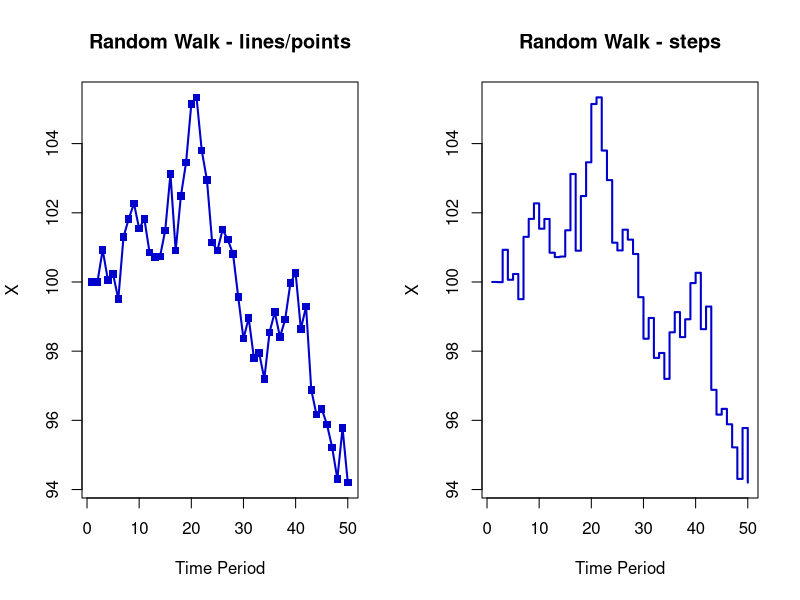

This chart was generated by the following R code:

N			= 50
StartVal	= 100

randomE	= rnorm(N, 0, 1)

# Random Walk
RandomWalk = cumsum(randomE) + StartVal

# Plotting two types
par(mfrow=c(1,2))

plot(1:N, RandomWalk, type = "o", col = "blue3", lwd = 2, ylab = "X", xlab = "Time Period", main = "Random Walk - lines/points", pch=15)
plot(1:N, RandomWalk, type = "s", col = "blue3", lwd = 2, ylab = "X", xlab = "Time Period", main = "Random Walk - steps")
